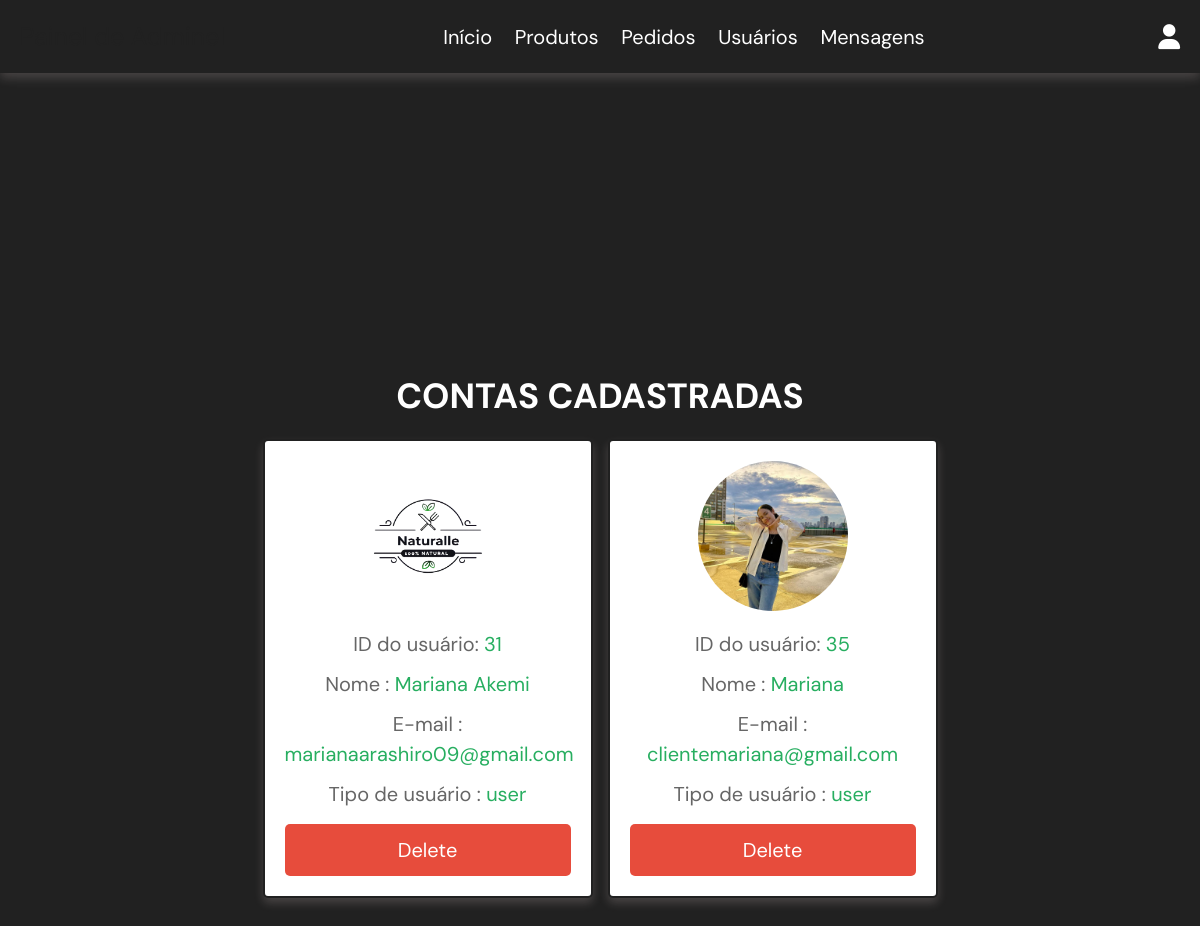
Page /admin_users.php (signed in) on the committed database.
### tables this page shows
CREATE TABLE `users` (
  `id` int(100) NOT NULL,
  `name` varchar(100) NOT NULL,
  `email` varchar(100) NOT NULL,
  `password` varchar(100) NOT NULL,
  `user_type` varchar(20) NOT NULL DEFAULT 'user',
  `image` varchar(100) NOT NULL,
  `pontos` int(11) NOT NULL,
  `pontos_usados` int(11) NOT NULL DEFAULT 0
);

### admin_users.php (the view, shortened to what this page needs)
<?php
@include 'config.php';
$admin_id = $_SESSION['admin_id'];
?>
<!DOCTYPE html>
<html lang="en">
<head>
   <link rel="stylesheet" href="https://cdnjs.cloudflare.com/ajax/libs/font-awesome/6.1.1/css/all.min.css">
   <link rel="stylesheet" href="assets/css/admin_style.css">
</head>
<body>
<?php include 'admin_header.php'; ?>
<section class="user-accounts">
   <h1 class="title">Contas cadastradas</h1>
   <div class="box-container">
      <?php
         $select_users = $conn->prepare("SELECT * FROM `users`");
         $select_users->execute();
         while($fetch_users = $select_users->fetch(PDO::FETCH_ASSOC)){
      ?>
      <div class="box" style="<?php if($fetch_users['id'] == $admin_id){ echo 'display:none'; }; ?>">
         <img src="uploaded_img/<?= $fetch_users['image']; ?>" alt="">
         <p> ID do usuário: <span><?= $fetch_users['id']; ?></span></p>
         <p> Nome : <span><?= $fetch_users['name']; ?></span></p>
         <p> E-mail : <span><?= $fetch_users['email']; ?></span></p>
         <p> Tipo de usuário : <span style=" color:<?php if($fetch_users['user_type'] == 'admin'){ echo 'orange'; }; ?>"><?= $fetch_users['user_type']; ?></span></p>
         <a href="admin_users.php?delete=<?= $fetch_users['id']; ?>" onclick="return confirm('delete this user?');" class="delete-btn">delete</a>
      </div>
      <?php
      }
      ?>
   </div>
</section>
</body>
</html>

### assets/css/admin_style.css (style rules this page uses)
.user-accounts .box-container { display: grid; grid-template-columns: repeat(auto-fit, 33rem); gap:1.5rem; align-items: flex-start; justify-content:center; }
.user-accounts .box-container .box { border:var(--border); box-shadow: var(--box-shadow); background-color: var(--white); border-radius: .5rem; padding:2rem; text-align: center; }
.user-accounts .box-container .box img { height: 15rem; width: 15rem; border-radius: 50%; object-fit: cover; margin-bottom: 1rem; }
.user-accounts .box-container .box p { line-height: 1.5; padding:.5rem 0; font-size: 2rem; color:var(--light-color); }
.user-accounts .box-container .box p span { color:var(--green); }

### assets/css/components.css (style rules this page uses)
:root { --green:#27ae60; --orange:#038714; --red:#e74c3c; --black:#212121; --light-color:#666; --white:#fff; --light-bg:#f6f6f6; --border:.2rem solid var(--black); --box-shadow:0 .5rem 1rem rgba(255, 233, 233, 0.175); }
* { font-family: 'DM Sans', sans-serif; margin:0; padding:0; box-sizing: border-box; outline: none; border:none; text-decoration: none; color:var(--white); }
body { background-color: var(--black); }
html { font-size: 62.5%; scroll-behavior: smooth; scroll-padding-top: 6.5rem; }
section { padding: 30rem 2rem; max-width: 1200px; margin:0 auto; }
.btn, .delete-btn, .option-btn { display: block; width: 100%; margin-top: 1rem; border-radius: .5rem; color:var(--white); font-size: 2rem; padding:1.3rem 3rem; text-transform: capitalize; cursor: pointer; text-align: center; }
.delete-btn { background-color: var(--red); }
.title { text-align: center; margin-bottom: 2rem; text-transform: uppercase; color:var(--white); font-size: 3.5rem; }

### rows in the picture
users: image (picture), id "31", name "Mariana Akemi", email "marianaarashiro09@gmail.com", user_type "user"
users: image (picture), id "35", name "Mariana", email "clientemariana@gmail.com", user_type "user"
